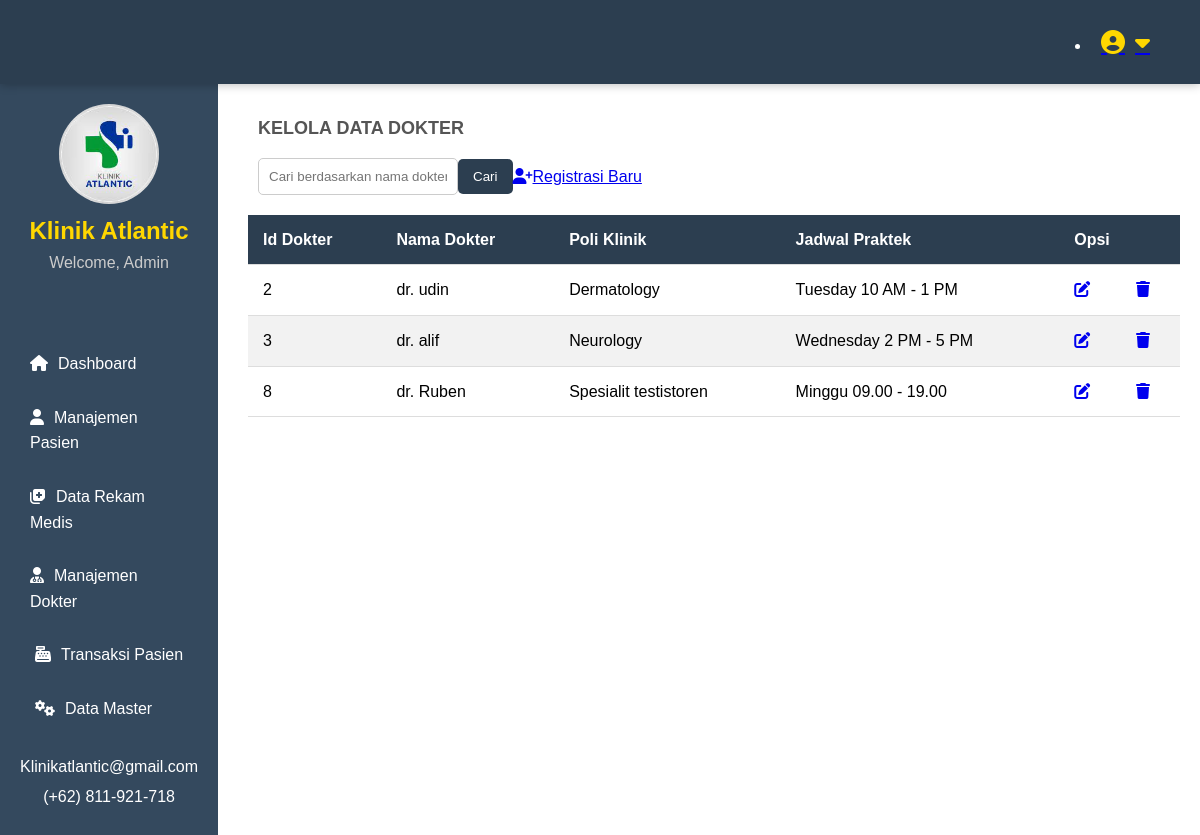
The page /pages/data_dokter.php on the database its author committed.
### tables this page shows
CREATE TABLE `dokter` (
  `id_dokter` int(11) NOT NULL,
  `foto` varchar(255) NOT NULL,
  `nama_dokter` varchar(255) NOT NULL,
  `poli` varchar(255) NOT NULL,
  `jadwal` varchar(255) NOT NULL
);

### pages/data_dokter.php (the view, shortened to what this page needs)
<!DOCTYPE html>
<html lang="en">
<head>
    <link rel="stylesheet" href="../assets/css/pasien.css">
</head>
<body>
<header class="header">
    <nav class="navigation">
        <ul>
            <li class="dropdown">
                <a href="#" class="profile-link">
                    <i class="fas fa-user-circle"></i>
                    <i class="fas fa-caret-down"></i>
                </a>
            </li>
        </ul>
    </nav>
</header>
<div class="container">
    <aside class="sidebar">
        <div class="logo">
            <img src="../assets/img/logo.jpg" alt="Logo Klinik" textalign="center">
        </div>
        <div class="clinic-info">
            <h2>Klinik Atlantic</h2>
        </div>
        <div class="user-info">
            <p>Welcome, Admin</p>
        </div>
        <br>
        <ul>
            <li><a href="index.php"><i class="fas fa-home"></i>Dashboard</a></li>
            <li><a href="pasien.php"><i class="fas fa-user"></i>Manajemen Pasien</a></li>
            <li><a href="rekammedis.php"><i class="fas fa-notes-medical"></i>Data Rekam Medis</a></li>
            <li><a href="dokter.php"><i class="fas fa-user-md"></i>Manajemen Dokter</a></li>
            <li class="has-submenu">
                <a href="#"><i class="fas fa-cash-register"></i>Transaksi Pasien</a>
            </li>
            <li class="has-submenu">
                <a href="#"><i class="fas fa-cogs"></i>Data Master</a>
            </li>
        </ul>
        <div class="contact-info">
            <p>Klinikatlantic@gmail.com</p>
            <p>(+62) 811-921-718</p>
        </div>
    </aside>
    <div class="content">
        <h2 class="subtitle">KELOLA DATA DOKTER</h2>
        <div class="actions">
            <form class="search-form" onsubmit="searchDokter(event)">
                <input type="text" id="searchInput" name="search" placeholder="Cari berdasarkan nama dokter..." />
                <button type="submit">Cari</button>
                <a href="javascript:void(0)" onclick="openForm()"><i class="fas fa-user-plus"></i>Registrasi Baru</a>
            </form>
        </div>
        <div class="table-container">
            <table cellspacing="1" cellpadding="4">
                <thead>
                    <tr>
                        <th>Id Dokter</th>
                        <th>Nama Dokter</th>
                        <th>Poli Klinik</th>
                        <th>Jadwal Praktek</th>
                        <th colspan="2">Opsi</th>
                    </tr>
                </thead>
                <tbody>
                    <?php
                        include "../includes/koneksi.php";
                        $q = mysqli_query($koneksi, "SELECT * FROM dokter ORDER BY id_dokter ASC");
                        while ($dt = mysqli_fetch_array($q)) {
                            ?>
                            <tr>
                                <td><?= $dt['id_dokter'] ?></td>
                                <td><?= $dt['nama_dokter'] ?></td>
                                <td><?= $dt['poli'] ?></td>
                                <td><?= $dt['jadwal'] ?></td>
                                <td><a href="javascript:void(0)" onclick="openEditForm('<?= $dt['id_dokter'] ?>', '<?= $dt['nama_dokter'] ?>', '<?= $dt['poli'] ?>', '<?= $dt['jadwal'] ?>', '<?= $dt['foto'] ?>')"><i class="fas fa-edit"></i></a></td>
                                <td><a href="javascript:void(0)" onclick="confirmDelete(<?= $dt['id_dokter'] ?>)"><i class="fas fa-trash"></i></a></td>
                            </tr>
                            <?php
                        }
                    ?>
                </tbody>
            </table>
        </div>
    </div>
</div>
</body>
</html>

### assets/css/pasien.css (style rules this page uses)
* { margin: 0; padding: 0; box-sizing: border-box; }
body { font-family: Arial, sans-serif; line-height: 1.6; display: flex; flex-direction: column; min-height: 100vh; }
.container { display: flex; flex: 1; }
.header { background-color: #2C3E50; color: #fff; padding: 20px; display: flex; justify-content: space-between; align-items: center; box-shadow: 0px 0px 10px rgba(0, 0, 0, 0.3); z-index: 100; }
.logo img { width: 100px; border-radius: 50%; }
.navigation { display: flex; justify-content: space-between; align-items: center; }
.navigation .profile-link { display: flex; align-items: center; position: relative; padding: 10px; border-radius: 5px; transition: background-color 0.3s; }
.navigation .profile-link i { font-size: 24px; color: #FFD700; }
.header .navigation { justify-content: flex-end; padding-right: 20px; flex-grow: 1; }
.sidebar { background-color: #34495E; color: #fff; width: 250px; padding: 20px; display: flex; flex-direction: column; align-items: center; }
.clinic-info h2 { color: #FFD700; font-size: 24px; margin-bottom: 0; }
.user-info p { color: #ccc; margin-bottom: 20px; }
.sidebar ul { list-style-type: none; padding: 10px; margin-top: 10px; }
.sidebar ul li { margin-bottom: 8px; }
.sidebar ul li a { color: #fff; text-decoration: none; display: block; transition: all 0.3s ease; padding: 10px 0; font-size: 16px; }
.sidebar ul li a i { margin-right: 10px; }
.contact-info { margin-top: auto; text-align: center; }
.contact-info p { margin-bottom: 5px; }
.content { display: flex; flex-direction: column; align-items: flex-start; padding: 20px; margin-top: 10px; margin-left: 10px; width: calc(100% - 20px); overflow-x: hidden; overflow-y: auto; }
.table-container { overflow-x: auto; overflow-y: auto; height: 600px; width: 100%; display: block; }
table { border-collapse: collapse; width: 100%; margin-bottom: 20px; border-radius: 8px; }
th, td { padding: 12px 15px; text-align: left; border-bottom: 1px solid #ddd; }
th { position: sticky; top: 0; background-color: #2C3E50; color: #fff; }
thead { display: sticky; top: 0; overflow: auto; }
tr:nth-child(even) { background-color: #f2f2f2; }
.subtitle { font-size: 18px; color: #555; margin-bottom: 15px; margin-left: 10px; }
.search-form { margin-bottom: 20px; margin-left: 10px; display: flex; align-items: center; }
.search-form input[type="text"] { padding: 10px; border: 1px solid #ccc; border-radius: 5px; width: 200px; }
.search-form button { background-color: #2C3E50; color: #fff; border: none; padding: 10px 15px; border-radius: 5px; cursor: pointer; transition: background-color 0.3s; }

### pages/data_dokter.php (style rules this page uses)
.has-submenu > a i { margin-left: 5px; }

### rows shown on the page
dokter: id_dokter "2", nama_dokter "dr. udin", poli "Dermatology", jadwal "Tuesday 10 AM - 1 PM"
dokter: id_dokter "3", nama_dokter "dr. alif", poli "Neurology", jadwal "Wednesday 2 PM - 5 PM"
dokter: id_dokter "8", nama_dokter "dr. Ruben", poli "Spesialit testistoren", jadwal "Minggu 09.00 - 19.00"
